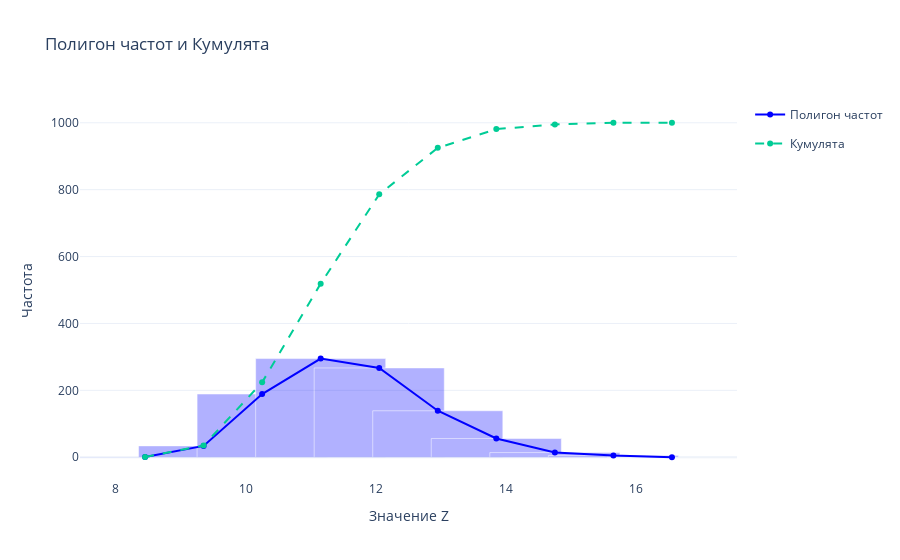

Notebook cell for this chart:
### Code cell
# Полигон частот и кумулята
fig = go.Figure()
fig.add_traces([
    go.Scatter(x=midpoints, y=freq_table,  marker=dict(color="blue"), mode='lines+markers', name='Полигон частот', legendgroup = "Полигон частот",),
    go.Bar(x=midpoints, y=freq_table, width=2, marker=dict(color="blue"),opacity=0.3, name='Полигон частот 0', showlegend=False, legendgroup = "Полигон частот")
])
fig.add_trace(go.Scatter(x=midpoints, y=cum_freq, mode='lines+markers', name='Кумулята', line=dict(dash='dash')))
fig.update_layout(title="Полигон частот и Кумулята", xaxis_title="Значение Z", yaxis_title="Частота", template="plotly_white")
fig.show()

### Figure 1 — Plotly figure (JSON) as saved in the notebook; plotly's stock layout.template omitted (floating-point values rounded to 4 significant figures)
{"data": [{"legendgroup": "Полигон частот", "marker": {"color": "blue"}, "mode": "lines+markers", "name": "Полигон частот", "type": "scatter", "x": [8.45, 9.35, 10.25, 11.15, 12.05, 12.95, 13.85, 14.75, 15.65, 16.55], "y": [1, 34, 189, 295, 267, 139, 56, 14, 5, 0]}, {"legendgroup": "Полигон частот", "marker": {"color": "blue"}, "name": "Полигон частот 0", "opacity": 0.3, "showlegend": false, "type": "bar", "width": 2, "x": [8.45, 9.35, 10.25, 11.15, 12.05, 12.95, 13.85, 14.75, 15.65, 16.55], "y": [1, 34, 189, 295, 267, 139, 56, 14, 5, 0]}, {"line": {"dash": "dash"}, "mode": "lines+markers", "name": "Кумулята", "type": "scatter", "x": [8.45, 9.35, 10.25, 11.15, 12.05, 12.95, 13.85, 14.75, 15.65, 16.55], "y": [1, 35, 224, 519, 786, 925, 981, 995, 1000, 1000]}], "layout": {"title": {"text": "Полигон частот и Кумулята"}, "xaxis": {"title": {"text": "Значение Z"}}, "yaxis": {"title": {"text": "Частота"}}}}
